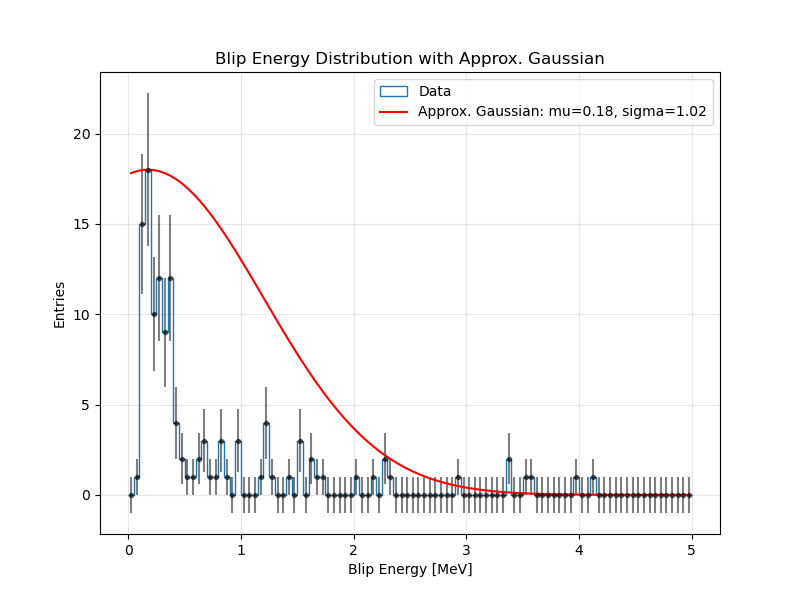

The script that saved this image:
#!/usr/bin/env python3

import uproot
import numpy as np
import matplotlib.pyplot as plt

# -----------------------------
# Open ROOT file and read blip energy
# -----------------------------
file = uproot.open("/home/shana/000001_ana_hist_2025-06-03T_003735Z.root")
tree = file["pdblipana/anatree"]

# Read and flatten blip energy
blip_energy = tree["blip_energy"].array(library="np")
blip_energy = np.concatenate(blip_energy)

# -----------------------------
# Create histogram
# -----------------------------
bins = 100
range_min, range_max = 0, 5
counts, bin_edges = np.histogram(blip_energy, bins=bins, range=(range_min, range_max))
bin_centers = 0.5 * (bin_edges[:-1] + bin_edges[1:])

# Poisson errors
errors = np.sqrt(counts)
errors[errors == 0] = 1  # avoid division by zero

# -----------------------------
# Simple Gaussian fit using NumPy
# -----------------------------
# Estimate peak and width
mu_est = bin_centers[np.argmax(counts)]
sigma_est = np.sqrt(np.sum(counts * (bin_centers - mu_est)**2) / np.sum(counts))
A_est = max(counts)

# Create Gaussian curve with estimated parameters
def gaussian_np(x, A, mu, sigma):
    return A * np.exp(-(x - mu)**2 / (2 * sigma**2))

fit_curve = gaussian_np(bin_centers, A_est, mu_est, sigma_est)

# -----------------------------
# Plot histogram with Gaussian curve
# -----------------------------
plt.figure(figsize=(8,6))
plt.hist(blip_energy, bins=bins, range=(range_min, range_max), histtype="step", label="Data")
plt.errorbar(bin_centers, counts, yerr=errors, fmt='o', color='black', markersize=3, alpha=0.5)
plt.plot(bin_centers, fit_curve, 'r-', label=f"Approx. Gaussian: mu={mu_est:.2f}, sigma={sigma_est:.2f}")
plt.xlabel("Blip Energy [MeV]")
plt.ylabel("Entries")
plt.title("Blip Energy Distribution with Approx. Gaussian")
plt.legend()
plt.grid(alpha=0.3)
plt.savefig("blip_energy_fit_numpy.pdf")
plt.show()
